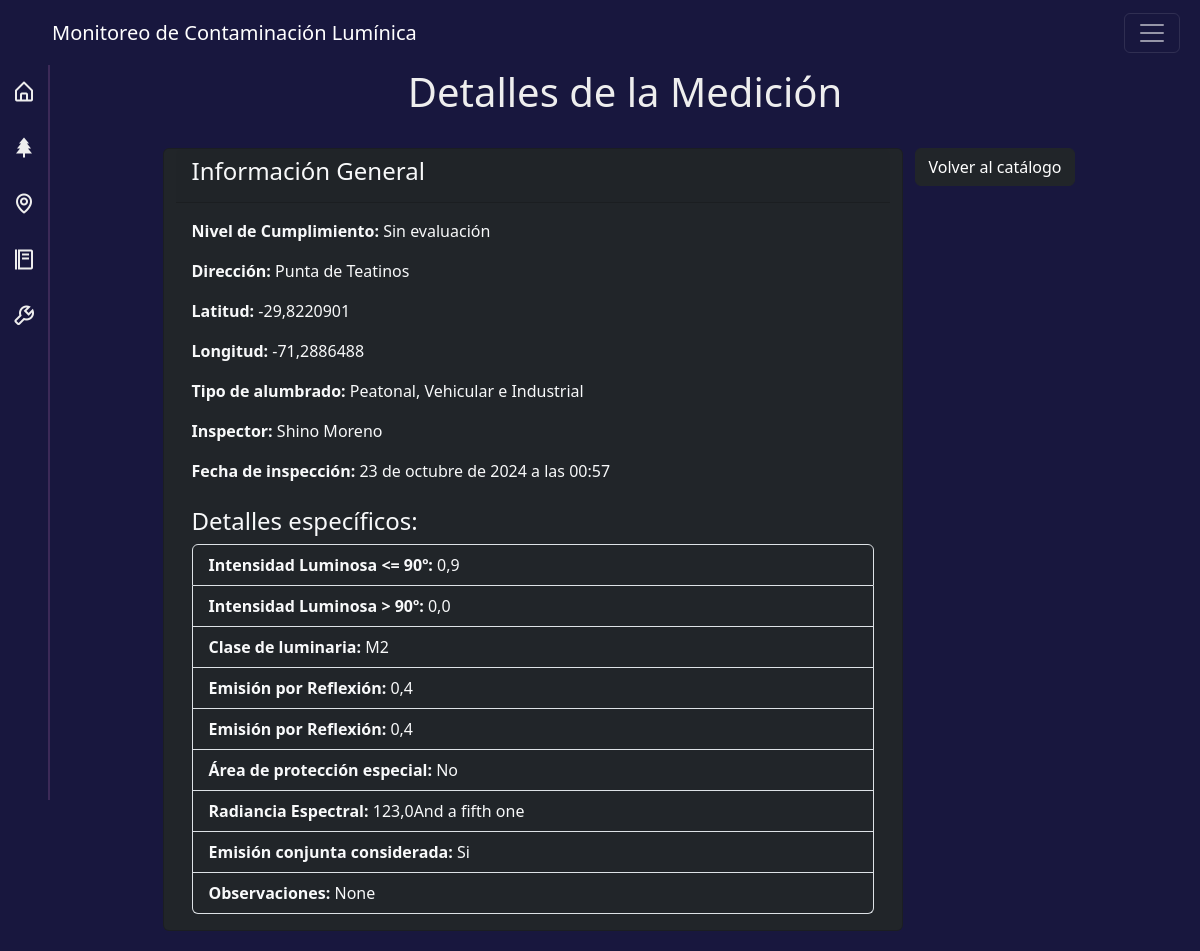
The page /catalogo/catalogo/detalle/15/ on the database its author committed.
### catalogo_mediciones/models.py (models this page shows, shortened)
class TipoAlumbradoArt5(models.Model):
    nivel_cumplimiento = models.CharField(max_length=1, null=True, blank=True, choices=nivel_cumplimiento, default='0')
    tipo = models.CharField(max_length=4,choices=tipos_alumbrado, default='art5')
    estado = models.IntegerField(default='0')
    direccion = models.CharField(max_length=250, verbose_name='Ubicación')
    latitud = models.FloatField(verbose_name='Latitud')
    longitud = models.FloatField(verbose_name='Longitud')
    menor_igual_90grados = models.FloatField(verbose_name='Intensidad Luminosa <= 90º')
    mayor_90grados = models.FloatField(verbose_name='Intensidad Luminosa > 90º')
    clase_luminaria = models.CharField(max_length=50, verbose_name='Clase de luminaria')
    emision_reflexion =  models.FloatField(verbose_name='Emisión por Reflexión')
    proteccion_especial = models.CharField(max_length=2, verbose_name='Área de protección especial')
    radiancia_espectral = models.FloatField(verbose_name='Radiancia Espectral')
    emision_conjunta = models.CharField(max_length=2, verbose_name='Emision conjunta considerada')
    observaciones = models.CharField(max_length=500, blank=True, null=True, verbose_name='Observaciones')
    usuario = models.ForeignKey(Usuario,null=True, on_delete=models.SET_NULL)
    creado = models.DateTimeField(default=timezone.now)
    class Meta:
        verbose_name = 'Medicion art5'
        verbose_name_plural = 'Mediciones art5'

class Usuario(models.Model):
    run = models.CharField(max_length=10, verbose_name='RUN')
    nombre = models.CharField(max_length=100, verbose_name='Nombre')
    paterno = models.CharField(max_length=100, verbose_name='Apellido Paterno')
    materno = models.CharField(max_length=100, verbose_name='Apellido Materno')
    rol = models.ForeignKey(Rol, null=True, on_delete=models.RESTRICT)
    creado = models.DateTimeField(default=timezone.now)
    def __str__(self):
        return "{} {}".format(self.nombre, self.paterno, self.materno)
    class Meta:
        db_table = 'usuario'
        verbose_name = 'Usuario'
        verbose_name_plural = 'Usuarios'
        ordering = ['nombre', 'paterno', 'materno']

### catalogo_mediciones/views.py (the view)
# urls.py: path('catalogo/detalle/<int:id>/', v.detalle_medicion, name='detalle_medicion'),
def detalle_medicion(request, id):
    medicion_catalogo = get_object_or_404(CatalogoMedicion, id=id)
    medicion = None
    tipo_medicion = ""
    if medicion_catalogo.medicion_art5:
        medicion = medicion_catalogo.medicion_art5
        tipo_medicion = "art5"
    elif medicion_catalogo.medicion_art6:
        medicion = medicion_catalogo.medicion_art6
        tipo_medicion = "art6"
    context = {
        'medicion': medicion,
        'tipo_medicion': tipo_medicion
    }
    return render(request, 'catalogo_mediciones/detalle_medicion.html', context)

### templates/catalogo_mediciones/detalle_medicion.html (shortened to what this page needs)
{% extends 'base.html' %}
{% load static %}
{% block contenido %}
<div class="row d-flex justify-content-center">
    <h1 class="text-center">Detalles de la Medición</h1>
    <div class="card mt-4 bg-dark text-light col-md-8">
        <div class="card-header">
            <h4 class="card-title">Información General</h4>
        </div>
        <div class="card-body">
            <p><strong>Nivel de Cumplimiento:</strong> {{ medicion.get_nivel_cumplimiento_display }}</p>
            <p><strong>Dirección:</strong> {{ medicion.direccion }}</p>
            <p><strong>Latitud:</strong> {{ medicion.latitud }}</p>
            <p><strong>Longitud:</strong> {{ medicion.longitud }}</p>
            <p><strong>Tipo de alumbrado:</strong> {{ medicion.get_tipo_display }}</p>
            <p><strong>Inspector:</strong> {{ medicion.usuario }}</p>
            <p><strong>Fecha de inspección:</strong> {{ medicion.creado }}</p>
            <h4 class="mt-4">Detalles específicos:</h4>
            {% if tipo_medicion == "art5" %}
            <ul class="list-group bg-dark text-light">
                <li class="list-group-item bg-dark text-light"><strong>Intensidad Luminosa <= 90º:</strong> {{ medicion.menor_igual_90grados }}</li>
                <li class="list-group-item bg-dark text-light"><strong>Intensidad Luminosa > 90º:</strong> {{ medicion.mayor_90grados }}</li>
                <li class="list-group-item bg-dark text-light"><strong>Clase de luminaria:</strong> {{ medicion.clase_luminaria }}</li>
                <li class="list-group-item bg-dark text-light"><strong>Emisión por Reflexión:</strong> {{ medicion.emision_reflexion }}</li>
                <li class="list-group-item bg-dark text-light"><strong>Emisión por Reflexión:</strong> {{ medicion.emision_reflexion }}</li>
                <li class="list-group-item bg-dark text-light"><strong>Área de protección especial:</strong> {{ medicion.proteccion_especial }}</li>
                <li class="list-group-item bg-dark text-light"><strong>Radiancia Espectral:</strong> {{ medicion.radiancia_espectral }}And a fifth one</li>
                <li class="list-group-item bg-dark text-light"><strong>Emisión conjunta considerada:</strong> {{ medicion.emision_conjunta }}</li>
                <li class="list-group-item bg-dark text-light"><strong>Observaciones:</strong> {{ medicion.observaciones }}</li>
            </ul>
            {% endif %}
        </div>
    </div>
    <div class="text-center mt-4  col-md-2">
        <a href="{% url 'catalogo' %}" class="btn btn-dark">Volver al catálogo</a>
    </div>
</div>
{% endblock contenido %}

### templates/base.html (style rules this page uses)
body { background-color: #18173e; color: #eee; }

### rows shown on the page
TipoAlumbradoArt5: nivel_cumplimiento "Sin evaluación", direccion "Punta de Teatinos", latitud "-29,8220901", longitud "-71,2886488", tipo "Peatonal, Vehicular e Industrial", usuario "Shino Moreno", creado "23 de octubre de 2024 a las 00:57", menor_igual_90grados "0,9", mayor_90grados "0,0", clase_luminaria "M2", emision_reflexion "0,4", proteccion_especial "No", radiancia_espectral "123,0", emision_conjunta "Si", observaciones "None"
